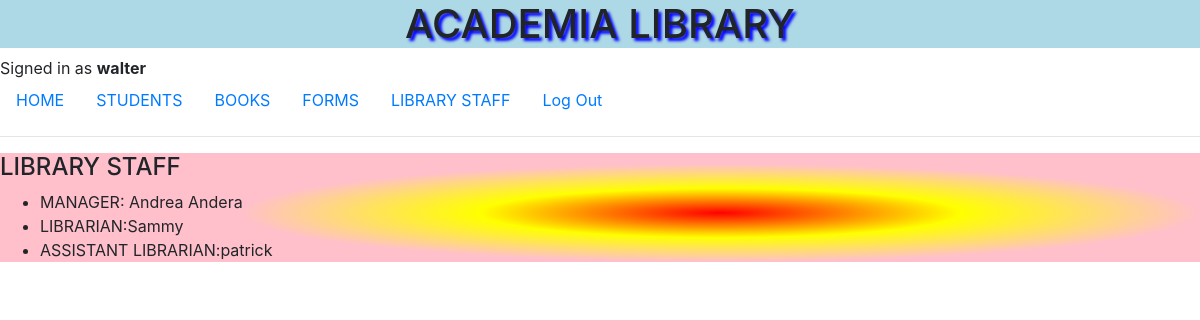
The page /lib_staff (signed in) on the database its author committed.
### library/models.py (models this page shows, shortened)
class User(AbstractUser):
    pass

class LibraryStaff(models.Model):
    manager= models.CharField(max_length=100)
    librarian= models.CharField(max_length=100)
    Assistant_librarian= models.CharField(max_length=100)

### library/views.py (the view)
# urls.py: path("lib_staff", views.lib_staff, name="lib_staff"),
def lib_staff(request):
    if not request.user.is_authenticated:
        return HttpResponseRedirect(reverse("library:login"))
    else:
        library_staff= LibraryStaff.objects.all()
        return render(request, "library/lib_staff.html", {"library_staff":library_staff})

### library/templates/library/lib_staff.html (shortened to what this page needs)
{% extends "library/layout.html" %}
{% load static %}
{%  block content  %}
    <div id="libraryStaff">
    <h4>LIBRARY STAFF </h4>
    {% if library_staff %}
          {% for library_staff in library_staff %}
          <ul>
              <li>  MANAGER: {{library_staff.manager}}</li>
              <li>  LIBRARIAN:{{library_staff.librarian}} </li>
              <li>  ASSISTANT LIBRARIAN:{{library_staff.Assistant_librarian}}</li>
          </ul>
          {% endfor %}
    {% else %}
    <p style="font-size:18px">Not available</p>
    {% endif %}
    </div>
{% endblock content %}

### library/templates/library/layout.html (shortened to what this page needs)
{% load static %}
<!DOCTYPE html>
<html lang="en">
    <head>
        <link rel="stylesheet" href="https://stackpath.bootstrapcdn.com/bootstrap/4.4.1/css/bootstrap.min.css">
        <link href="{% static 'library/styles.css' %}" rel="stylesheet">
    </head>
    <body>
        <h1 style="background-color:lightblue;text-shadow:3px 3px 3px blue;text-align:center">ACADEMIA LIBRARY</h1>
            {% if user.is_authenticated %}
                Signed in as <strong>{{ user.username }}</strong>
            {% else %}
                Not signed in.
            {% endif %}
        <ul class="nav">
            <li class="nav-item">
                <a class="nav-link" href="{% url 'library:index' %}">HOME</a>
            </li>
            <li class="nav-item">
                <a class="nav-link" href="{% url 'library:student'  %}">STUDENTS</a>
            </li>
            <li class="nav-item">
                <a class="nav-link" href="{% url 'library:books' %}">BOOKS</a>
            </li>
            <li class="nav-item">
                <a class="nav-link" href="{% url 'library:form' %}">FORMS</a>
            </li>
            <li class="nav-item">
                <a class="nav-link" href="{% url 'library:lib_staff' %}">LIBRARY STAFF</a>
            </li>
            {% if user.is_authenticated %}
                <li class="nav-item">
                    <a class="nav-link" href="{% url 'library:logout' %}">Log Out</a>
                </li>
            {% endif %}
        </ul>
        <hr>
        {% block content %}
        {% endblock content %}
    </body>
</html>

### library/templates/library/lib_staff.html (style rules this page uses)
#libraryStaff { background-image: radial-gradient(closest-side at 60% 55%, red, yellow,pink); }

### rows shown on the page
User: username "walter"
LibraryStaff: manager "Andrea Andera", librarian "Sammy", Assistant_librarian "patrick"
